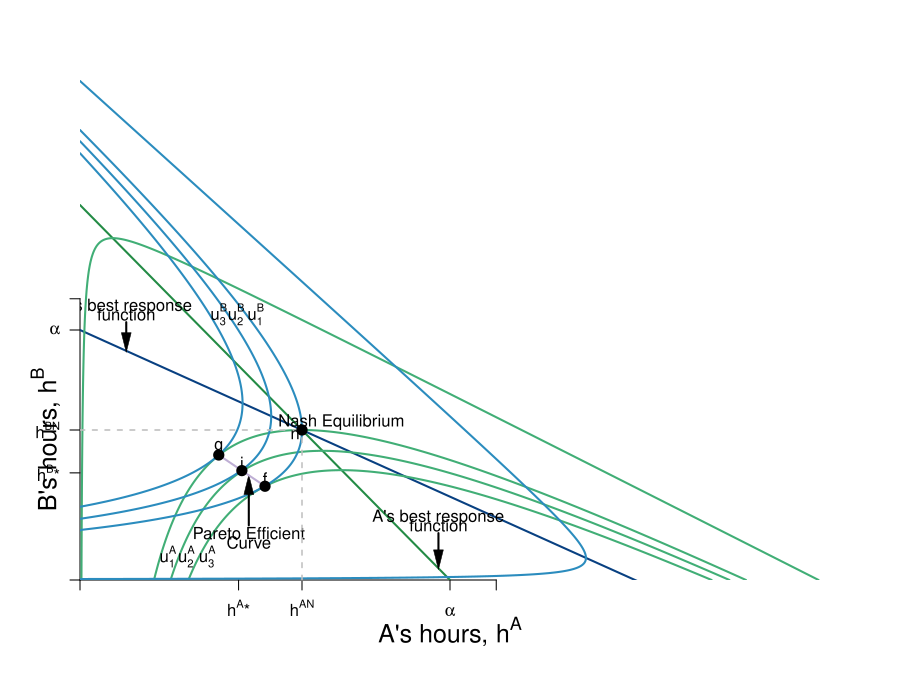

R code for this plot:
require(shape)
pdf(file = "coordination_failures/coord_brfs_utilities_attempts_employment.pdf", width = 9, height = 7)

#Set parameters for graphics
axislabelsize <- 1.5
graphlinewidth <- 2
segmentlinewidth <- 1.5

COL <- c("#7fc97f", "#beaed4", "#fdc086", "#ffff99", "#386cb0", "#f0027f", "#bf5b17", "#666666")
COLA <- c("#99d8c9","#66c2a4","#41ae76", "#238b45", "#005824")
COLB <- c("#4eb3d3", "#2b8cbe", "#0868ac","#084081")

par(mar =  c(6, 4, 4, 4))

uA <- function(ea, eb, alpha = 16, beta = 1/24) {
  alpha*(1 - beta*eb)*ea - 0.5*(ea)^2
}

uB <- function(ea, eb, alpha = 16, beta = 1/24) {
  alpha*(1 - beta*ea)*eb - 0.5*(eb)^2
}

brfB <- function(ea, alpha = 16, beta = 1/24) {
  alpha*(1 - beta*ea)
}

brfA <- function(ea, alpha = 16, beta = 1/24) {
  (alpha - ea)/(alpha * beta)
}

brfPE <- function(ea, alpha = 16, beta = 1/12) {
  alpha*(1 - beta*ea)
}

hANE <- function(alpha, beta = 1/24){
  alpha/(1 + alpha*beta)
}

hApEff <- function(alpha, beta = 1/24){
  alpha/(1 + 2*alpha*beta)
}

indiffeA <- function(ea, alpha = 16, beta = 1/24, uA = 46.08) {
  1/beta - (0.5*ea)/(alpha*beta) - uA/(alpha*beta*ea)
}

indiffB <- function(eb, alpha = 16, beta = 1/24, uB = 46.08) {
  (alpha*eb - uB - 0.5*eb^2)/(alpha*beta*eb)
}

indiffB2 <- function(ea, alpha = 16, beta = 1/24, uB = 46.08) {
  sqrt(alpha^2*(beta*ea - 1)^2 - 2*uB) - alpha*beta*ea + alpha
}

indiffB3 <- function(ea, alpha = 16, beta = 1/24, uB = 46.08) {
  -sqrt(alpha^2*(beta*ea - 1)^2 - 2*uB) - alpha*beta*ea + alpha
}


#Input into Wolfram Alpha: solve for x y = 1/b - (0.5*x)/(a*b) - u/(a*b*x)

# indiffAlowB <- function(eb, alpha = 16, beta = 1/24, uA = 46.08) {
#   0.5*(-sqrt((2*alpha*beta*eb - 2*alpha)^2 - 8*uA)) - 2*alpha*beta*eb + 2*alpha
# }
# 
# indiffAlow <- function(ea, alpha = 16, beta = 1/24, uA = 46.08) {
#   0.5*(-sqrt((2*alpha*beta*ea - 2*alpha)^2 - 8*uA)) - 2*alpha*beta*ea + 2*alpha
# }
# 
# indiffAgain <- function(ea, alpha = 16, beta = 1/24, uA = 46.08) {
#   (-2*alpha*ea +2*uA + ea^2 )/ ( 2 * alpha * beta * ea)
# }

xlims <- c(0, 32)
ylims <- c(0, 32)

npts <- 501 
x <- seq(xlims[1], xlims[2], length.out = npts)
y <- seq(ylims[1], ylims[2], length.out = npts) 
a <- c(1, 46.08, 55, 64)
b <- c(1, 46.08, 55, 64)


plot(0, 0, xlim = xlims, ylim = ylims, type = "n",
     xlab = expression(paste("")),
     ylab = expression(paste("")), 
     xaxt = "n", 
     yaxt = "n", 
     cex.lab = axislabelsize, 
     bty = "n",
     xaxs="i", 
     yaxs="i")

# ticksy <- seq(from = 0, to = ylims[2], by = 2)
# ylabels <- seq(from = 0, to = ylims[2], by = 2)
# ticksx <- seq(from = 0, to = xlims[2], by = 2)
# xlabels <- seq(from = 0, to = xlims[2], by = 2)
ticksy <- c(0, 6.857143, 9.6, 16, 18)
ylabels <- c(NA, expression(paste(h^B,"*")), expression(paste(h^{BN})), expression(paste(alpha)), NA)
ticksx <- c(0, 6.857143, 9.6, 16, 18)
xlabels <- c(NA, expression(paste(h^A,"*")), expression(paste(h^{AN})), expression(paste(alpha)), NA)


axis(1, at = ticksx, pos = 0, labels = xlabels)
axis(2, at = ticksy, pos = 0, labels = ylabels, las = 1)

npts <- 500 
xx1 <- seq(xlims[1], xlims[2], length.out = npts)


#I need something like xx1 with npts for 
xpoly1 <- seq(from = 4.1, to = 9.6, length.out = 500)
ypoly1 <- indiffA(xpoly1, uA = 46.08, alpha = 16, beta = 1/24)
ypoly2 <- indiffB3(xpoly1, uB = 46.08, alpha = 16, beta = 1/24)
polygon(x = c(xpoly1, rev(xpoly1)), y = c(ypoly1, rev(ypoly2)), col=COL[4], density=NULL, border = NA)



lines(xx1, brfA(xx1, alpha = 16, beta = 1/24), col = COLA[4], lwd = graphlinewidth)
lines(xx1, brfB(xx1, alpha = 16, beta = 1/24), col = COLB[4], lwd = graphlinewidth)
#lines(xx1, indiffA(xx1, alpha = 16, beta = 1/24, uA = 46.08), col = COL[2], lwd = graphlinewidth)
#lines(xx1, indiffB(xx1, alpha = 16, beta = 1/24, uB = 42), col = COL[2], lwd = graphlinewidth)
#lines(xx1, indiffB2(xx1, alpha = 16, beta = 1/24, uB = 46.08), col = COL[2], lwd = graphlinewidth)
#lines(xx1, indiffB3(xx1, alpha = 16, beta = 1/24, uB = 46.08), col = COL[2], lwd = graphlinewidth)
#lines(xx1, indiffAlow(xx1, uA = 42, alpha = 16, beta = 1/24), col = COL[2], lwd = graphlinewidth)
#lines(xx1, indiffAgain(xx1, uA = 42, alpha = 16, beta = 1/24), col = COL[2], lwd = graphlinewidth)


#persp(x, y, outer(x, y, u), ticktype="detailed") 
contour(y, x, 
        outer(x, y, uA),
        drawlabels = FALSE,
        col = COLA[3],
        lwd = graphlinewidth,
        levels = a, 
        xaxs="i", 
        yaxs="i", 
        add = TRUE) 

mtext(expression(paste("A's hours, ", h^A)), side=1, line = 2.5, cex = axislabelsize)
text(-1.5, 9, expression(paste("B's hours, ", h^B)), xpd = TRUE, cex = axislabelsize, srt = 90) 

#Add arrows:
#arrows(-0.8, 10, -0.8, 14, xpd = TRUE, length=0.1,angle=40,lwd=3)
#arrows(6.2, -1.7, 9, -1.7, xpd = TRUE, length=0.1,angle=40,lwd=3)


contour(x, y, 
        outer(x, y, uB),
        #labels = c("v1", "v2", "v3"),
        drawlabels = FALSE,
        col = COLB[2],
        #xlab = expression(paste("")),
        #ylab = expression(paste("")),
        lwd = graphlinewidth,
        levels = b, 
        add = TRUE
        #xaxs="i", 
        #yaxs="i"
) 


#segments(4.11765, 6.17647, 5.88, 8.88, lty = 1, col = COL[2] , lwd = graphlinewidth)
text(7.3, 3, expression("Pareto Efficient"))
text(7.3, 2.4, expression("Curve"))
Arrows(7.3, 3.5, 7.3, 6.1, col = "black", lty = 1, lwd = 2, arr.type = "triangle", arr.lwd = 0.5)

#Label the iso-welfare functions for the HG, Aisha
text(3.8, 1.5, expression(u[1]^A))
text(4.6, 1.5, expression(u[2]^A))
text(5.5, 1.5, expression(u[3]^A))
#text(6.6, 8.3, expression(u[4]^A))

#Label the indifference curves for the HG, Betty
text(7.6, 17, expression(u[1]^B))
text(6.75, 17, expression(u[2]^B))
text(6, 17, expression(u[3]^B))
#text(3.4, 6.9, expression(v[4]^B))

#Label Nash Equilibrium 
segments(0, 9.6, 9.6, 9.6, lty = 2, col = "gray" , lwd = segmentlinewidth)
segments(9.6, 0, 9.6, 9.6, lty = 2, col = "gray" , lwd = segmentlinewidth)
points(9.6, 9.6, pch = 16, col = "black", cex = 1.5)
text(11.3, 10.1, expression(paste("Nash Equilibrium")))
text(9.3, 9.3, expression(paste("n")))


#Annotate Pareto Efficient Curve and relevant points
segments(8, 6, 6, 8, lty = 1, col = COL[2] , lwd = graphlinewidth)
points(6, 8, pch = 16, col = "black", cex = 1.5)
text(6, 8.5, expression(paste("g")))

points(8, 6, pch = 16, col = "black", cex = 1.5)
text(7, 7.5, expression(paste("i")))

points(7, 7, pch = 16, col = "black", cex = 1.5)
text(8, 6.5, expression(paste("f")))

#points(5.84, 8.77, pch = 16, col = "black", cex = 1.5)

#A's brf
text(2, 17.5, expression(paste("B's best response")))
text(2, 17, expression(paste("function")))
Arrows(2, 16.5, 2, 15.2, col = "black", lty = 1, lwd = 2, arr.type = "triangle", arr.lwd = 0.5)

#B's brf
text(15.5, 4, expression(paste("A's best response")))
text(15.5, 3.5, expression(paste("function")))
Arrows(15.5, 3, 15.5, 1.3, col = "black", lty = 1, lwd = 2, arr.type = "triangle", arr.lwd = 0.5)


dev.off()
